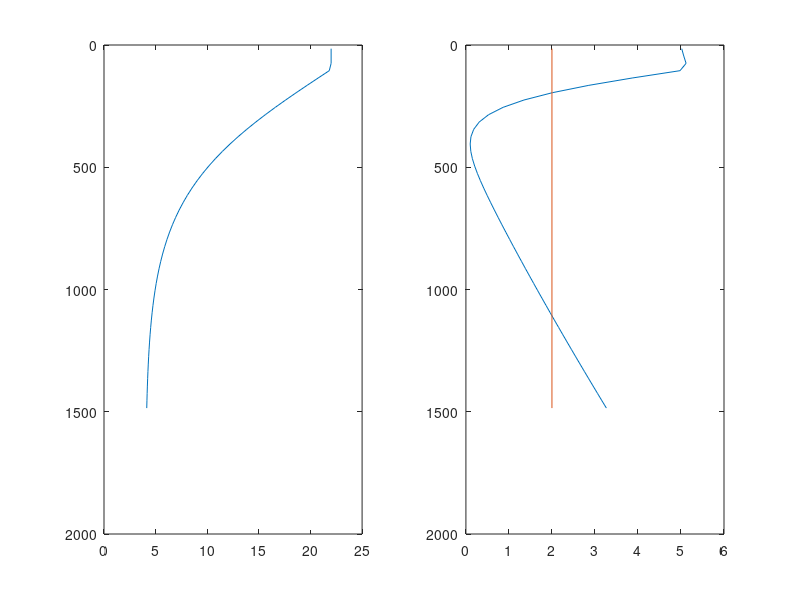
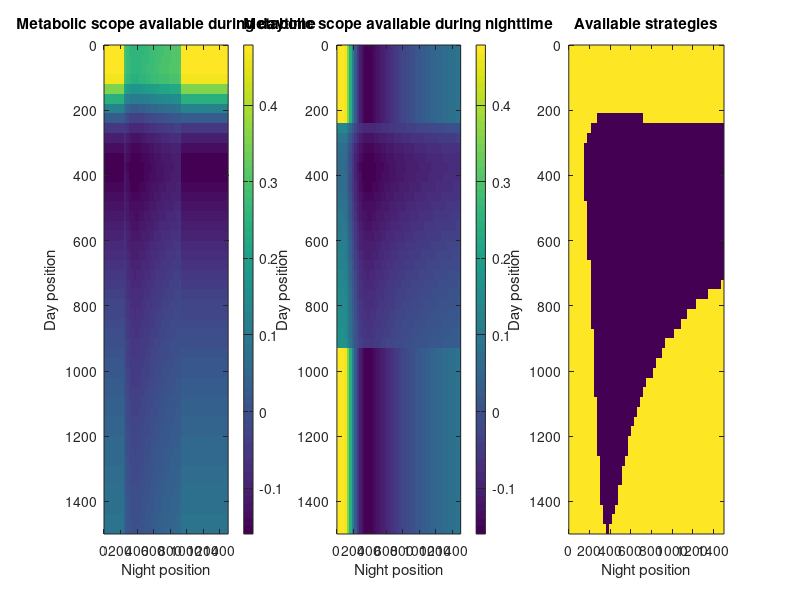

MATLAB code for these plots, in order:
%% Environmental conditions
sigma = 0.65; % [-] Proportion of daytime in 24h

ZMAX = 1500; % [m] Maximum depth
n = 50; % [-] Number of water layers that we want
zext = linspace(0,ZMAX,n+1); % [m] Boundaries of water layers - later we can make them not equally spaced to have more resolution at the surface
zi = (zext(2:end)+zext(1:end-1))/2; % [m] Average depth of each water layer, the one we use in reality 

T =  4+18*(1-tanh(max(0,(zi-100)/500))); % [degree C] temperature as a function of depth
O2 = 0 + 5*(1-1.2*tanh(max(0,(zi-100)/150))) + zi.^1.2*1/ZMAX; % [mgO2/L] Oxygen concentration in the water column

% Plot environmental conditions
subplot(121)
plot(T,zi)
set(gca,'ydir','reverse')
subplot(122)
plot(O2,zi)
set(gca,'ydir','reverse')
hold on
plot([2 2],[zi(1) zi(end)])
%% Metabolic rates

T0 = 0.1; % [day^-1] standard metabolic rate of fish at 15 degrees
M0 = 0.5; % [day^-1] maximum  metabolic rate of fish at 15 degrees

Q10 = 2; % [-] for starters let's not complicate things

aM = -0.33; % [L/mgO2] coefficient for the dependency in O2 - weird units
bM = @(temp) 0.28-0.1*temp/15;  % [-]

SMR = @(temp) T0*Q10.^((temp-15)/10); % [day^-1] standard metabolic rate as a function of temperature
MMR = @(temp,O2) M0*Q10.^((temp-15)/10).*(1-exp(aM*O2).*exp(bM(temp))); % [day^-1] maximum metabolic rate as a function of O2 and temperature
MS = @(temp,O2) MMR(temp,O2) - SMR(temp); % [day^-1] metabolic scope as a function of O2 and temperature

% %% Plot metabolic rates
% figure
% subplot(121)
% plot(SMR(T),zi)
% hold on
% plot(MMR(T,O2),zi)
% set(gca,'ydir','reverse')
% subplot(122)
% plot(MS(T,O2),zi)
% set(gca,'ydir','reverse')
% xlim([0 0.6])

%% Establish where can fish go / what is their metabolic scope at day and at night
%Day position changes with lines, night position changes with columns

MASK = ones(n,n); % [-] Logical matrix too see what strategies are viable

ms = MS(T,O2); % [day^-1] column of the metabolic scopes at each depth
MSN = repmat(ms,n,1); % [day^-1] Metabolic scope during night
MSD = repmat(ms',1,n); % [day^-1] Metabolic scope during day

for i=1:n
    if ms(i)<0 %if the metabolic scope during night time is <0, we reduce the MS during day and vice versa
        MSN(i,:) = (1-sigma)*MSN(i,:) + sigma*ms(i); %remove in line because it is for the one at day
        MSD(:,i) = sigma*MSD(:,i) + (1-sigma)*ms(i); %remove in column because it is for the one at night
    end
end

MASK(and(MSN<0,MSD<0)) = 0; %the available strategies are the ones where at least one metabolic scope is positive, otherwise it means that the oxygen debt can never be repaid

%% Plot available metabolic scopes

figure
subplot(131)
imagesc(zi,zi,MSD)
xlabel('Night position')
ylabel('Day position')
title('Metabolic scope available during daytime')
colorbar
subplot(132)
imagesc(zi,zi,MSN)
xlabel('Night position')
ylabel('Day position')
title('Metabolic scope available during nighttime')
colorbar
subplot(133)
imagesc(zi,zi,MASK)
xlabel('Night position')
ylabel('Day position')
title('Available strategies')